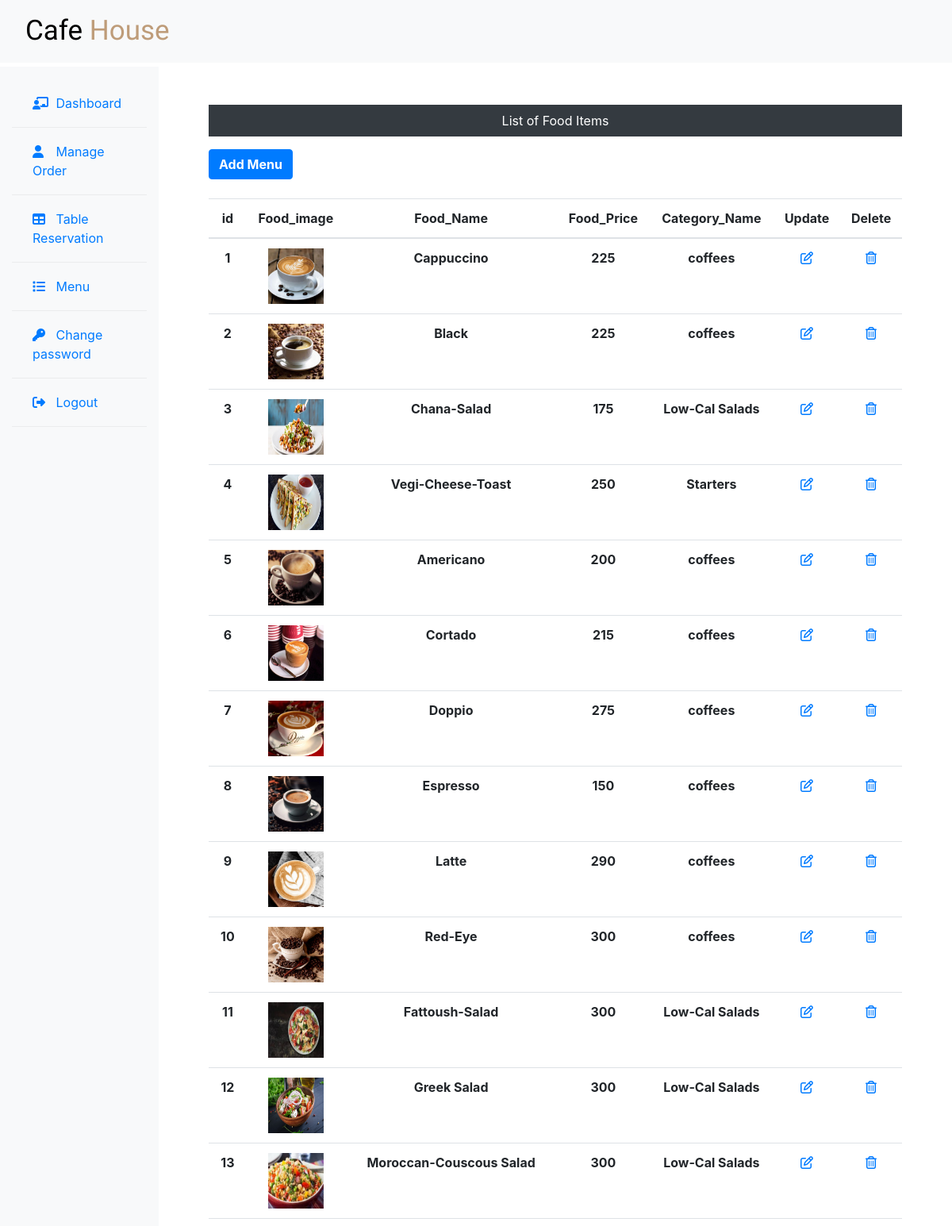
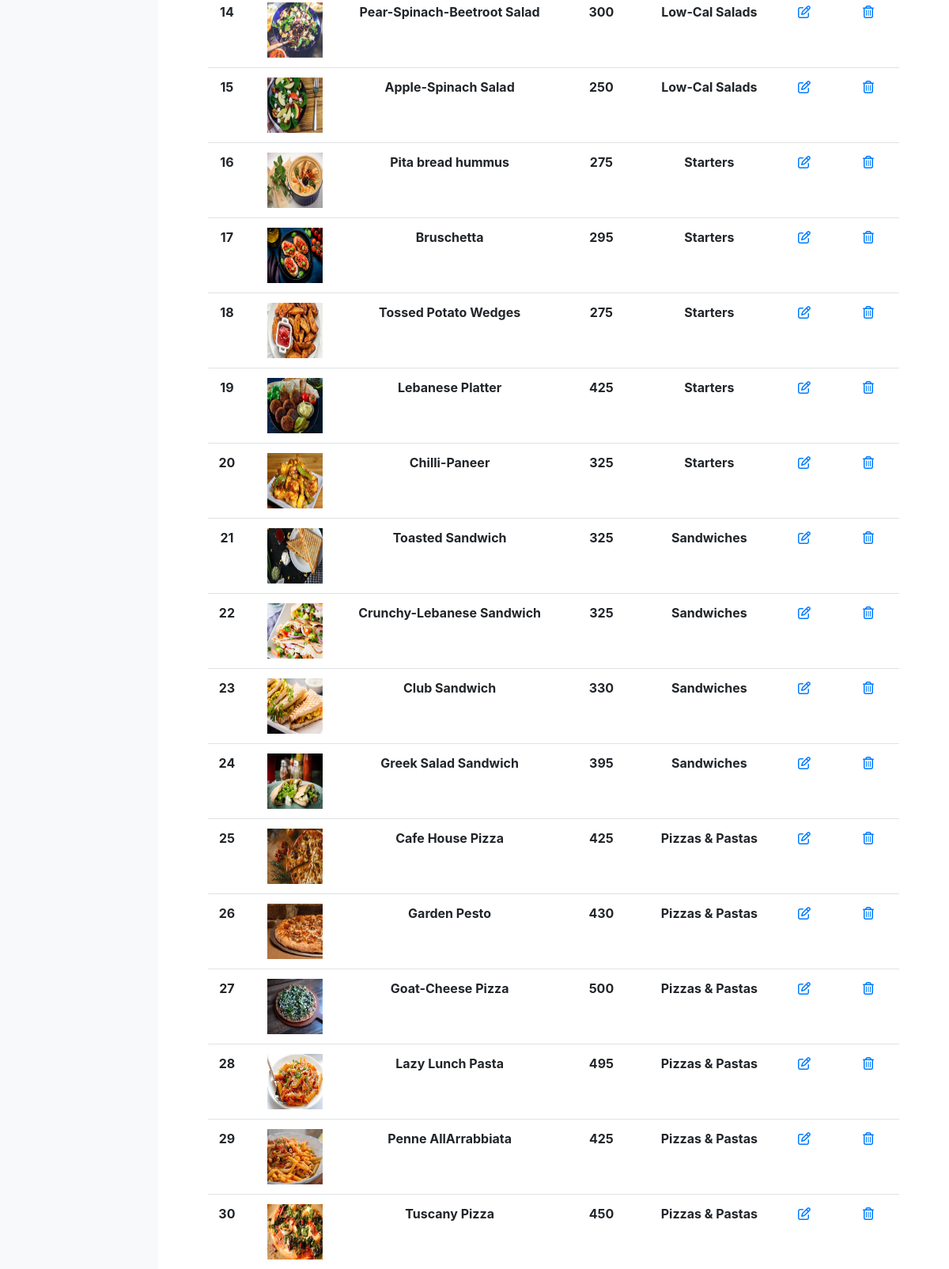
/dashboard/cafe_Staff/manage_menu.php (upper part), run on the app's committed database (2 pictures, top to bottom).
### tables this page shows
CREATE TABLE `food_items` (
  `fitem_id` int(15) NOT NULL,
  `fitem_name` varchar(50) NOT NULL,
  `fitem_price` varchar(20) NOT NULL,
  `fitem_img` longtext NOT NULL,
  `fcat_id` int(15) NOT NULL
);

CREATE TABLE `food_category` (
  `fcat_id` int(15) NOT NULL,
  `fcat_name` varchar(50) NOT NULL
);

### dashboard/cafe_Staff/manage_menu.php (the view, shortened to what this page needs)
<?php
include ('include/header_staff.php');
?>
    <div class="col-sm-9 col-md-10">
        <div class="mx-5 mt-5 ">
            <p class="bg-dark text-white text-center p-2"> List of Food Items</p>
            <div class="add-btn">
                <a href="add_menu.php">
                    <button type="submit" class="btn btn-primary"><b>Add Menu</b></button>
                </a>
            </div>
            <br>
			<form action="" method="post" enctype="multipart/from-data">
            <table class="table text-center">
                <thead>
                    <tr>
                        <th scope="col">id</th>
                        <th scope="col">Food_image</th>
                        <th scope="col">Food_Name</th>
						<th scope="col">Food_Price</th>
                        <th scope="col">Category_Name</th>
                        <th scope="col">Update</th>
                        <th scope="col">Delete</th>
                    </tr>
                </thead>
                <tbody>
                <?php
                    require "conn/dbconn.php";
                    $count=1;
                    $sql_query="SELECT * from food_items INNER JOIN food_category ON food_items.fcat_id = food_category.fcat_id ;" ;
                    $result = mysqli_query($conn,$sql_query);
                    while($row = mysqli_fetch_assoc($result)) {
                    ?>
                    <tr>
                        <th scope="col"><?php echo $count ; ?></th>
                        <th scope="col"><img src="<?php echo $row["fitem_img"]?>" alt="Image" style="width:70px ; height: 70px; " ></th>
                        <th scope="col"><?php echo $row["fitem_name"]; ?></th>
                        <th scope="col"><?php echo $row["fitem_price"]; ?></th>
                        <th scope="col"><?php echo $row["fcat_name"]; ?></th>
                        <th scope="col">
                            <a href="menu_update.php?id=<?php echo $row["fitem_id"]; ?>"><p class="far fa-edit"></p></a>
                        </th>
                        <th scope="col">
                            <a href="delete_menu_item.php?id=<?php echo $row["fitem_id"]; ?>"><p class="far fa-trash-alt"></p></a>
                        </th>
                    </tr>
                    <?php   $count++; }?>
                </tbody>
            </table>
			</form>
        </div>
        </div>
    </div>
</div>
</body>
</html>

### data on the page
food_items: fitem_img (picture), fitem_name "Cappuccino", fitem_price "225", fcat.fcat_name "coffees"
food_items: fitem_img (picture), fitem_name "Black", fitem_price "225", fcat.fcat_name "coffees"
food_items: fitem_img (picture), fitem_name "Chana-Salad", fitem_price "175", fcat.fcat_name "Low-Cal Salads"
food_items: fitem_img (picture), fitem_name "Vegi-Cheese-Toast", fitem_price "250", fcat.fcat_name "Starters"
food_items: fitem_img (picture), fitem_name "Americano", fitem_price "200", fcat.fcat_name "coffees"
food_items: fitem_img (picture), fitem_name "Cortado", fitem_price "215", fcat.fcat_name "coffees"
food_items: fitem_img (picture), fitem_name "Doppio", fitem_price "275", fcat.fcat_name "coffees"
food_items: fitem_img (picture), fitem_name "Espresso", fitem_price "150", fcat.fcat_name "coffees"
food_items: fitem_img (picture), fitem_name "Latte", fitem_price "290", fcat.fcat_name "coffees"
food_items: fitem_img (picture), fitem_name "Red-Eye", fitem_price "300", fcat.fcat_name "coffees"
food_items: fitem_img (picture), fitem_name "Fattoush-Salad", fitem_price "300", fcat.fcat_name "Low-Cal Salads"
food_items: fitem_img (picture), fitem_name "Greek Salad", fitem_price "300", fcat.fcat_name "Low-Cal Salads"
food_items: fitem_img (picture), fitem_name "Moroccan-Couscous Salad", fitem_price "300", fcat.fcat_name "Low-Cal Salads"
food_items: fitem_img (picture), fitem_name "Pear-Spinach-Beetroot Salad", fitem_price "300", fcat.fcat_name "Low-Cal Salads"
food_items: fitem_img (picture), fitem_name "Apple-Spinach Salad", fitem_price "250", fcat.fcat_name "Low-Cal Salads"
food_items: fitem_img (picture), fitem_name "Pita bread hummus", fitem_price "275", fcat.fcat_name "Starters"
food_items: fitem_img (picture), fitem_name "Bruschetta", fitem_price "295", fcat.fcat_name "Starters"
food_items: fitem_img (picture), fitem_name "Tossed Potato Wedges", fitem_price "275", fcat.fcat_name "Starters"
food_items: fitem_img (picture), fitem_name "Lebanese Platter", fitem_price "425", fcat.fcat_name "Starters"
food_items: fitem_img (picture), fitem_name "Chilli-Paneer", fitem_price "325", fcat.fcat_name "Starters"
food_items: fitem_img (picture), fitem_name "Toasted Sandwich", fitem_price "325", fcat.fcat_name "Sandwiches"
food_items: fitem_img (picture), fitem_name "Crunchy-Lebanese Sandwich", fitem_price "325", fcat.fcat_name "Sandwiches"
food_items: fitem_img (picture), fitem_name "Club Sandwich", fitem_price "330", fcat.fcat_name "Sandwiches"
food_items: fitem_img (picture), fitem_name "Greek Salad Sandwich", fitem_price "395", fcat.fcat_name "Sandwiches"
food_items: fitem_img (picture), fitem_name "Cafe House Pizza", fitem_price "425", fcat.fcat_name "Pizzas & Pastas"
food_items: fitem_img (picture), fitem_name "Garden Pesto", fitem_price "430", fcat.fcat_name "Pizzas & Pastas"
food_items: fitem_img (picture), fitem_name "Goat-Cheese Pizza", fitem_price "500", fcat.fcat_name "Pizzas & Pastas"
food_items: fitem_img (picture), fitem_name "Lazy Lunch Pasta", fitem_price "495", fcat.fcat_name "Pizzas & Pastas"
food_items: fitem_img (picture), fitem_name "Penne AllArrabbiata", fitem_price "425", fcat.fcat_name "Pizzas & Pastas"
food_items: fitem_img (picture), fitem_name "Tuscany Pizza", fitem_price "450", fcat.fcat_name "Pizzas & Pastas"
